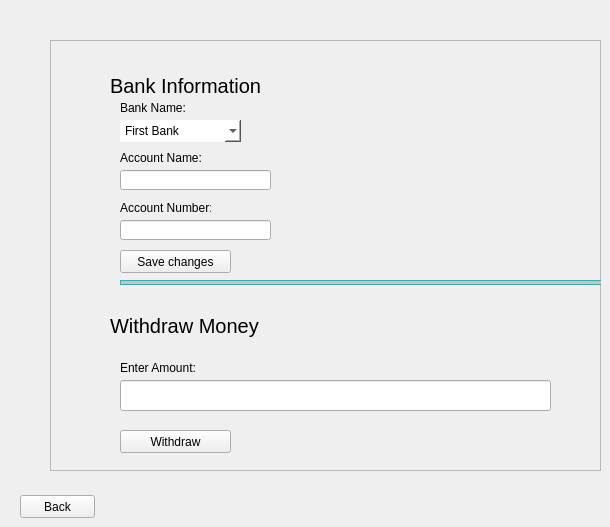
            <widget class="QWidget" name="settings_bank_page_2">
             <widget class="QFrame" name="frame_28">
              <property name="geometry">
               <rect>
                <x>50</x>
                <y>40</y>
                <width>551</width>
                <height>431</height>
               </rect>
              </property>
              <property name="styleSheet">
               <string notr="true">border-bottom: 5px solid;
border-right: 5px solid;
border-color: rgb(192, 198, 200);</string>
              </property>
              <property name="frameShape">
               <enum>QFrame::StyledPanel</enum>
              </property>
              <property name="frameShadow">
               <enum>QFrame::Raised</enum>
              </property>
              <widget class="QPushButton" name="save_bank_info_button_seller">
               <property name="geometry">
                <rect>
                 <x>70</x>
                 <y>210</y>
                 <width>111</width>
                 <height>23</height>
                </rect>
               </property>
               <property name="styleSheet">
                <string notr="true">
QPushButton {
                
	background-color: blue;
                border: none;
                border-radius: 5px;

				color: white
            }
QPushButton:hover {
                background-color: gray;
            };
</string>
               </property>
               <property name="text">
                <string>Save changes</string>
               </property>
              </widget>
              <widget class="QLineEdit" name="account_number_edit">
               <property name="geometry">
                <rect>
                 <x>70</x>
                 <y>180</y>
                 <width>151</width>
                 <height>20</height>
                </rect>
               </property>
              </widget>
              <widget class="QPushButton" name="withdraw_money_button">
               <property name="geometry">
                <rect>
                 <x>70</x>
                 <y>390</y>
                 <width>111</width>
                 <height>23</height>
                </rect>
               </property>
               <property name="styleSheet">
                <string notr="true">
QPushButton {
                
	background-color: blue;
                border: none;
                border-radius: 5px;

				color: white
            }
QPushButton:hover {
                background-color: gray;
            };
</string>
               </property>
               <property name="text">
                <string>Withdraw</string>
               </property>
              </widget>
              <widget class="QLabel" name="label_59">
               <property name="geometry">
                <rect>
                 <x>60</x>
                 <y>270</y>
                 <width>171</width>
                 <height>31</height>
                </rect>
               </property>
               <property name="styleSheet">
                <string notr="true">font-size: 20px;
border: none
</string>
               </property>
               <property name="text">
                <string>Withdraw Money</string>
               </property>
              </widget>
              <widget class="QLineEdit" name="withdraw_money_line_edit">
               <property name="geometry">
                <rect>
                 <x>70</x>
                 <y>340</y>
                 <width>431</width>
                 <height>31</height>
                </rect>
               </property>
              </widget>
              <widget class="QFrame" name="frame_29">
               <property name="geometry">
                <rect>
                 <x>70</x>
                 <y>240</y>
                 <width>500</width>
                 <height>5</height>
                </rect>
               </property>
               <property name="styleSheet">
                <string notr="true">background-color: rgb(0, 255, 255);</string>
               </property>
               <property name="frameShape">
                <enum>QFrame::StyledPanel</enum>
               </property>
               <property name="frameShadow">
                <enum>QFrame::Raised</enum>
               </property>
              </widget>
              <widget class="QLabel" name="label_60">
               <property name="geometry">
                <rect>
                 <x>70</x>
                 <y>320</y>
                 <width>101</width>
                 <height>16</height>
                </rect>
               </property>
               <property name="styleSheet">
                <string notr="true">border: none
</string>
               </property>
               <property name="text">
                <string>Enter Amount:</string>
               </property>
              </widget>
              <widget class="QLabel" name="label_61">
               <property name="geometry">
                <rect>
                 <x>60</x>
                 <y>30</y>
                 <width>171</width>
                 <height>31</height>
                </rect>
               </property>
               <property name="styleSheet">
                <string notr="true">font-size: 20px;
border: none
</string>
               </property>
               <property name="text">
                <string>Bank Information</string>
               </property>
              </widget>
              <widget class="QComboBox" name="bank_name_combo_box">
               <property name="geometry">
                <rect>
                 <x>70</x>
                 <y>80</y>
                 <width>121</width>
                 <height>22</height>
                </rect>
               </property>
               <property name="styleSheet">
                <string notr="true">border: none;
background-color: white</string>
               </property>
               <item>
                <property name="text">
                 <string>First Bank</string>
                </property>
               </item>
               <item>
                <property name="text">
                 <string>Access Bank</string>
                </property>
               </item>
               <item>
                <property name="text">
                 <string>GTB Bank</string>
                </property>
               </item>
               <item>
                <property name="text">
                 <string>Eco Bank</string>
                </property>
               </item>
              </widget>
              <widget class="QLabel" name="label_62">
               <property name="geometry">
                <rect>
                 <x>70</x>
                 <y>60</y>
                 <width>101</width>
                 <height>16</height>
                </rect>
               </property>
               <property name="styleSheet">
                <string notr="true">border: none
</string>
               </property>
               <property name="text">
                <string>Bank Name:</string>
               </property>
              </widget>
              <widget class="QLabel" name="label_63">
               <property name="geometry">
                <rect>
                 <x>70</x>
                 <y>160</y>
                 <width>91</width>
                 <height>16</height>
                </rect>
               </property>
               <property name="styleSheet">
                <string notr="true">border: none
</string>
               </property>
               <property name="text">
                <string>Account Number:</string>
               </property>
              </widget>
              <widget class="QLineEdit" name="account_name_edit">
               <property name="geometry">
                <rect>
                 <x>70</x>
                 <y>130</y>
                 <width>151</width>
                 <height>20</height>
                </rect>
               </property>
              </widget>
              <widget class="QLabel" name="label_64">
               <property name="geometry">
                <rect>
                 <x>70</x>
                 <y>110</y>
                 <width>101</width>
                 <height>16</height>
                </rect>
               </property>
               <property name="styleSheet">
                <string notr="true">border: none
</string>
               </property>
               <property name="text">
                <string>Account Name:</string>
               </property>
              </widget>
             </widget>
             <widget class="QPushButton" name="back_to_settings_page_button_5">
              <property name="geometry">
               <rect>
                <x>20</x>
                <y>495</y>
                <width>75</width>
                <height>23</height>
               </rect>
              </property>
              <property name="styleSheet">
               <string notr="true">
QPushButton {
                
	background-color: blue;
                border: none;
                border-radius: 5px;

				color: white
            }
QPushButton:hover {
                background-color: gray;
            };
</string>
              </property>
              <property name="text">
               <string>Back</string>
              </property>
             </widget>
            </widget>
